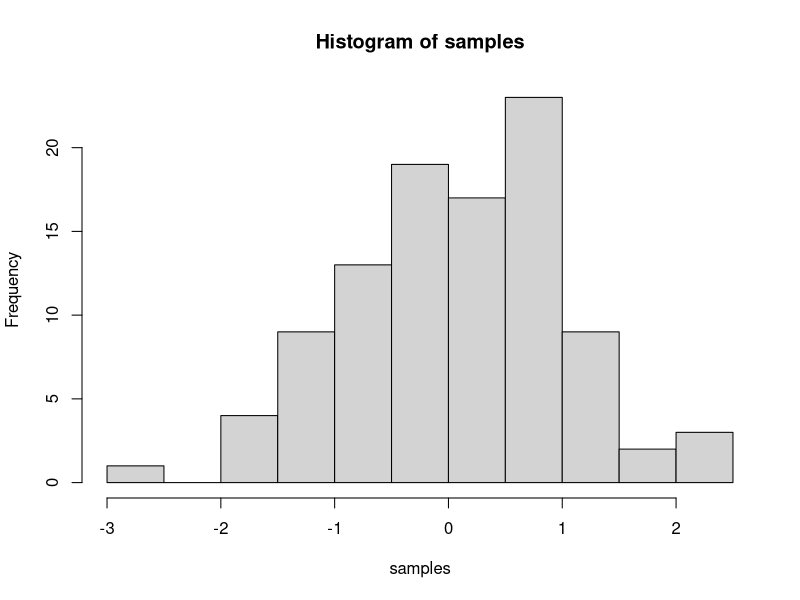

Source code (R): (Note: this script raises an error after producing the figure.)
## ---- chunk 1
knitr::opts_chunk$set(message=FALSE,warning=FALSE, cache=TRUE)
## ---- chunk 2
samples <- rnorm(100, mean=0, sd=1)
hist(samples)
## ---- chunk 3
1+2
2*5
5/3
(1+6+4)/5

## ---- chunk 4
a<-1
b<-2
a+b

d<-c(1,2,3)
e<-c(5,6,7)
d+e
d*e
d/e

## ---- chunk 5
# for loop solution
# i becomes the number 1 to 100 at each step of the loop


a <- length(100) # make empty variable, set length to 100
for (i in 1:100){
  a[i] <-i #assigns the number in i, to the ith index of a
}

print(a)

# for loop solution #2

a<-c() #create empty variable using combine command
for (i in 1:100){
  a<-c(a,i) # keeps combining a with itself and the new number in i
}
print(a)

# seq solution
a <- seq(1,100,1) # look up help for seq using ?seq() in console
print(a)

## ---- chunk 6
# Solution #1
sum(1:100)

# Solution #2
listOfNumbers = c(1:100)
total = 0
for(index in 1:length(listOfNumbers)) {
  total = total + listOfNumbers[index] }
print(total)

## ---- chunk 7
# Solution #1

sumFunction = function(firstInteger, secondInteger) {
  
  # this function finds the sum of all the integers between two integers but not including the bounded integers
  
  # first identifies the larger integer and smaller integer
  biggerInteger = max(firstInteger, secondInteger)
  smallerInteger = min(firstInteger, secondInteger)
  result = 0
  
  # adds to the result variable given the condition that the two integers are at least one integer apart
  while((biggerInteger - smallerInteger) > 1 ) {
    smallerInteger = smallerInteger + 1
    result = result + smallerInteger }
  
  return(result)
}

sumFunction(1,100)
## ---- chunk 8
listOfOddNumbers = c()
firstBound = 1
secondBound = 100

while(firstBound < secondBound) {
  # if the number is not divisible by two, it is added to the list of odd numbers
  if(firstBound %% 2 != 0) {
    listOfOddNumbers = append(listOfOddNumbers, firstBound) }
  firstBound = firstBound + 1 }

print(listOfOddNumbers)

## ---- chunk 9
# The goal is to identify the composite numbers first
listOfNumbers = c(1:1000)
compositeIndex = c()

for(n in 1:length(listOfNumbers)) {
  for(d in 1:length(listOfNumbers)) {
    # the if statement determines if a number in the list is composite
    if((listOfNumbers[n]/listOfNumbers[d] > 1 && listOfNumbers[n] %% listOfNumbers[d] == 0 && listOfNumbers[d] != 1) || listOfNumbers[n] == 1) {
      compositeIndex = append(compositeIndex, n) }
  } }

compositeIndex = unique(compositeIndex)
# eliminates the composite numbers from the list
listOfNumbers = listOfNumbers[-compositeIndex]
print(listOfNumbers)
## ---- chunk 10
# generates 100 random numbers between 0 and 100
round(runif(100) * 100)
## ---- chunk 11
# generates 100 random numbers between 1 and 10
round(runif(100, 1, 10))
## ---- chunk 12
lol
